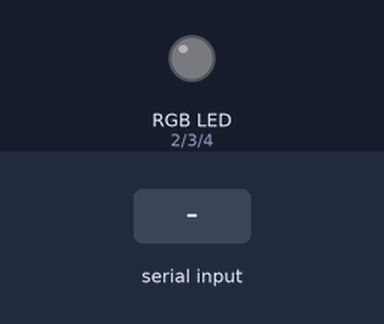
Bench run of a sketch on a simulated Arduino Uno, built with avr-gcc and run on an emulated ATmega328P. On the bench: an RGB LED mixed from three pins (HIGH = lit). The test bench sets the inputs (shaded band). Dim RGB values are drawn brighter than linear.

Above: at 1.2 s.
1.3 s: "90,45,200\n" received over Serial
At 2.6 s:
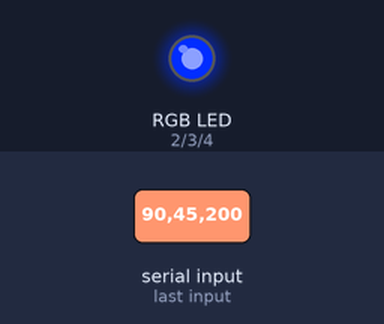
3.8 s: "30,150,10\n" received over Serial
At 5.8 s:
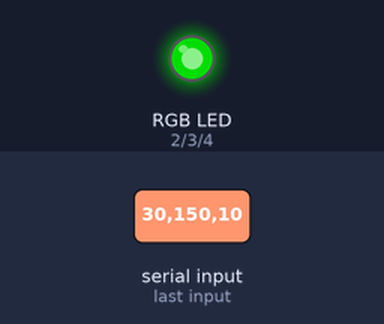
6.3 s: "90,45\n" received over Serial
At 9.1 s:
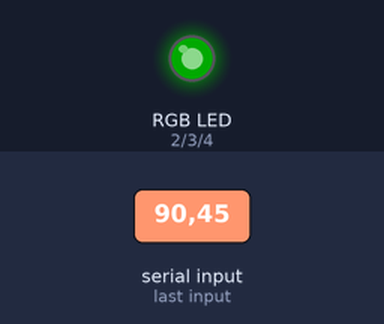
9.3 s: "1,90\n" received over Serial
At 11.8 s:
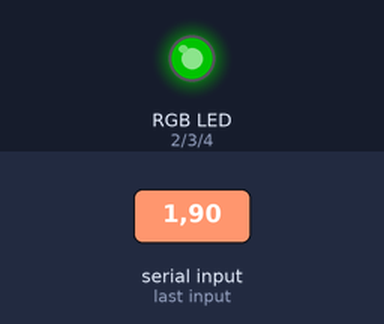
12.3 s: "30,150\n" received over Serial
At 15.1 s:
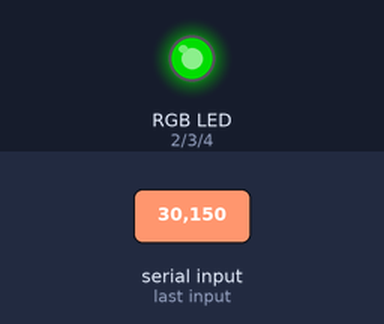
15.3 s: "90,45,200,10\n" received over Serial
At 16.3 s:
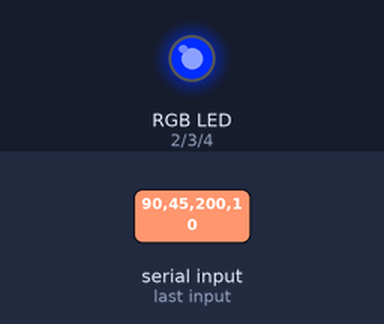
Timing chart, 0 to 20.8 s (numbered marks = the images above; inputs shaded):
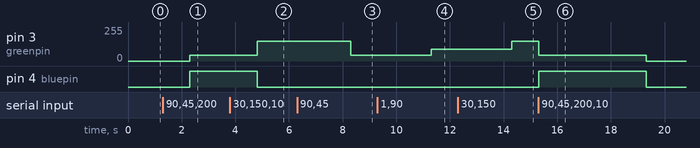

The sketch:

Ex7.ino
```cpp
int redpin = 2; // select the pin for the red LED
int greenpin = 3; // select the pin for the green LED
int bluepin = 4; // select the pin for the  blue LED
int red;
int green;
int blue;

void setup() {
  pinMode(redpin, OUTPUT); //Set pins as output
  pinMode(greenpin, OUTPUT);
  pinMode(bluepin, OUTPUT);
  Serial.begin(9600);
}
void loop() {
if (Serial.available() > 0){  // send data only when you recive data
  red = Serial.parseInt();
  green = Serial.parseInt();
  blue = Serial.parseInt();
  Serial.parseInt();  //To compromise for an extra null
}
  analogWrite(redpin, red);  //Send data to pins
  analogWrite(greenpin, green);
  analogWrite(bluepin, blue);
}
```

Measured:
- after the input at 1.3 s, pin 3 (greenpin): 0/255 → 45/255 after 1.0 s; pin 4 (bluepin): LOW → HIGH after 1.0 s
- after the input at 3.8 s, pin 3 (greenpin): 45/255 → 150/255 after 1.0 s; pin 4 (bluepin): HIGH → LOW after 1.0 s
- after the input at 6.3 s, pin 3 (greenpin): 150/255 → 45/255 after 2.0 s
- after the input at 9.3 s, pin 3 (greenpin): 45/255 → 90/255 after 2.0 s
- after the input at 12.3 s, pin 3 (greenpin): 90/255 → 150/255 after 2.0 s
- after the input at 15.3 s, pin 3 (greenpin): 150/255 → 45/255 at once, → 0/255 4.0 s later; pin 4 (bluepin): LOW → HIGH at once, → LOW 4.0 s later
